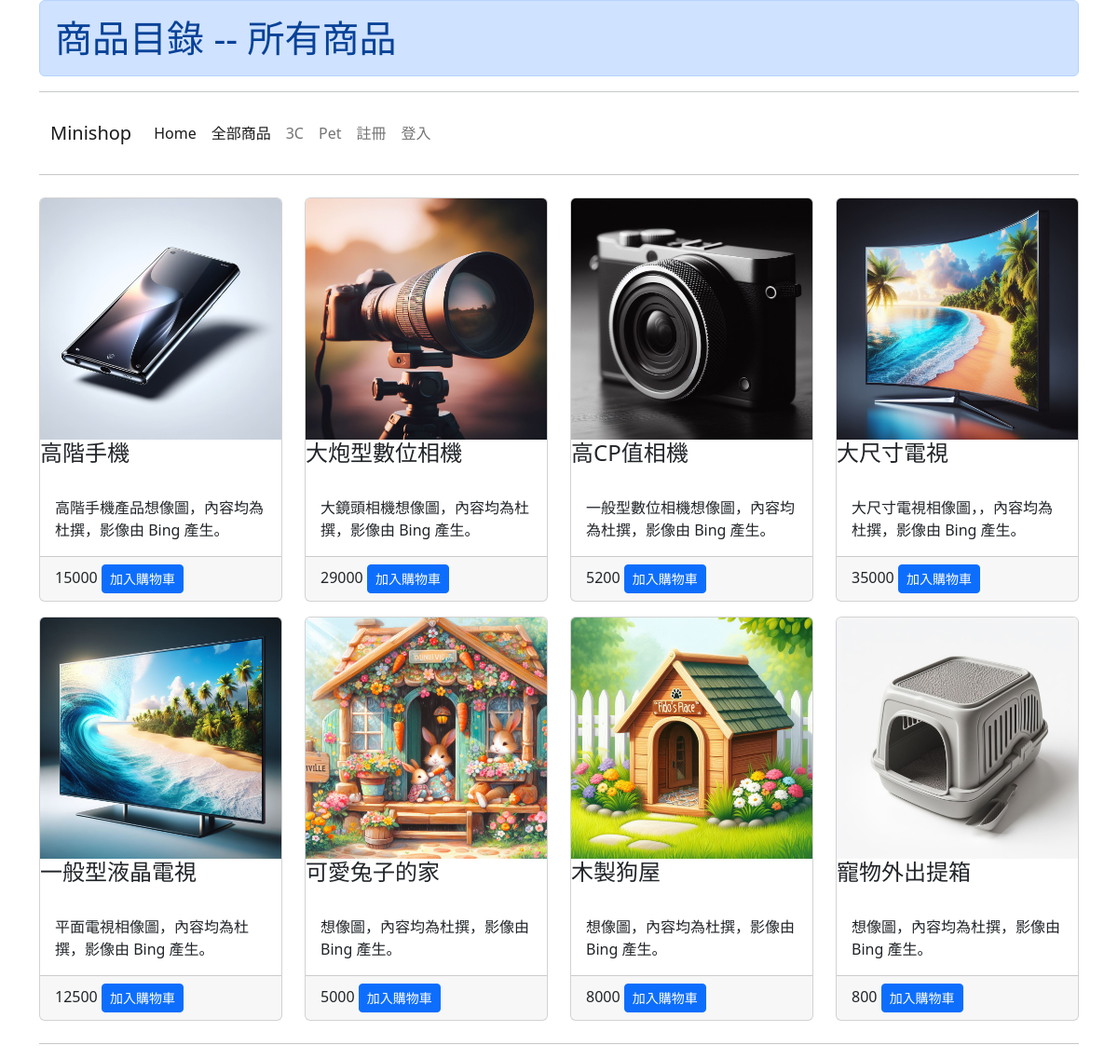
The page /category/ on the database its author committed.
### mysite/models.py (models this page shows, shortened)
class Category(models.Model):
    name = models.CharField(max_length=10)
    description = models.TextField(default="")

class Product(models.Model):
    sku = models.CharField(max_length=10)
    category = models.ForeignKey(Category, on_delete=models.CASCADE)
    name = models.CharField(max_length=20)
    description = models.TextField(default="")
    price = models.IntegerField()
    image = models.ImageField(upload_to="minishop", blank=True, null=True)

### mysite/views.py (the view)
# urls.py: path('category/', views.category),
def category(request, id=0):
    categories = Category.objects.all()
    if id == 0:
        cate_name = "所有商品"
        products = Product.objects.all().order_by('category')
    else:
        cate = Category.objects.get(id=id)
        cate_name = cate.name
        products = Product.objects.filter(category=cate)
    return render(request, "category.html", locals())

### mysite/templates/category.html (shortened to what this page needs)
{% extends "base.html" %}
{% block title %} 商品目錄 -- {{ cate_name }} {% endblock %}
{% block content %}
<div class="row">
    {% for item in products %}
        <div class="col-3">
            <div class="card mt-2 mb-2">
                <img class="card-img-top" src="{{ item.image.url }}">
                <div class="card-title">
                    <h4>{{ item.name }}</h4>
                </div>
                <div class="card-body">
                    {{ item.description }}
                </div>
                <div class="card-footer">
                    {{ item.price }}
                    <a class="btn btn-sm btn-primary" href="/cart/add/{{ item.id }}/?next=/category/">加入購物車</a>
                </div>
            </div>
        </div>
    {% endfor %}
</div>
{% endblock %}

### mysite/templates/menu.html (shortened to what this page needs)
<nav class="navbar navbar-expand-lg bg-body-tertiary">
    <div class="container-fluid">
      <a class="navbar-brand" href="#">Minishop</a>
      <div class="collapse navbar-collapse" id="navbarNavAltMarkup">
        <div class="navbar-nav">
          <a class="nav-link active" aria-current="page" href="/">Home</a>
          <a class="nav-link active" aria-current="page" href="/category/">全部商品</a>
          {% for item in categories %}
            <a class="nav-link" href="/category/{{ item.id }}/">{{ item.name }}</a>
          {% endfor %}
          {% if request.user.is_authenticated %}
          <a class="nav-link" href="/cart/">購物車</a>
          <a class="nav-link" href="/profile/">個人帳戶</a>
          <a class="nav-link" href="/accounts/logout/?next=/">登出</a>
          {% else %}
          <a class="nav-link" href="/accounts/register/">註冊</a>
          <a class="nav-link" href="/accounts/login/">登入</a>
          {% endif %}
        </div>
      </div>
    </div>
  </nav>

### rows shown on the page
Category: name "3C"
Category: name "Pet"
Product: image (picture), name "高階手機", description "高階手機產品想像圖，內容均為杜撰，影像由 Bing 產生。", price "15000"
Product: image (picture), name "大炮型數位相機", description "大鏡頭相機想像圖，內容均為杜撰，影像由 Bing 產生。", price "29000"
Product: image (picture), name "高CP值相機", description "一般型數位相機想像圖，內容均為杜撰，影像由 Bing 產生。", price "5200"
Product: image (picture), name "大尺寸電視", description "大尺寸電視相像圖，，內容均為杜撰，影像由 Bing 產生。", price "35000"
Product: image (picture), name "一般型液晶電視", description "平面電視相像圖，內容均為杜撰，影像由 Bing 產生。", price "12500"
Product: image (picture), name "可愛兔子的家", description "想像圖，內容均為杜撰，影像由 Bing 產生。", price "5000"
Product: image (picture), name "木製狗屋", description "想像圖，內容均為杜撰，影像由 Bing 產生。", price "8000"
Product: image (picture), name "寵物外出提箱", description "想像圖，內容均為杜撰，影像由 Bing 產生。", price "800"

### other values the page prints
{{ cate_name }} "所有商品"
